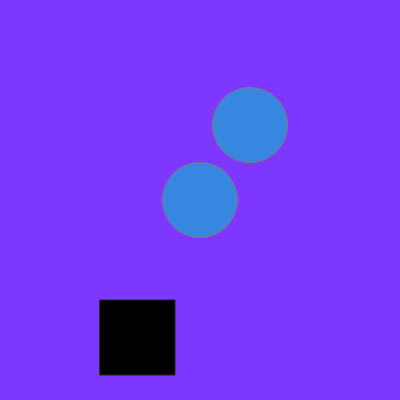
Frame 1 (no input)
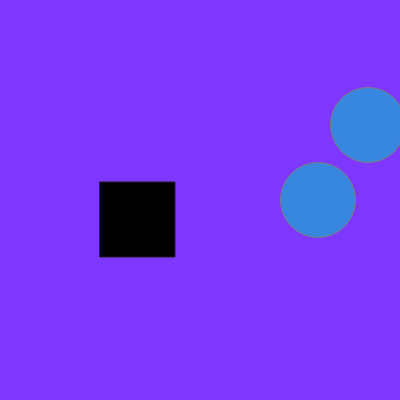
Frame 60 (no input)
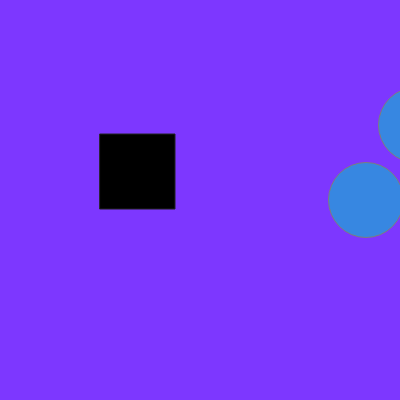
Frame 120 (the mouse pressed at the canvas centre since frame 60)

The p5.js sketch that drew these frames (run headless with seeded random() and noise() and a simulated clock; from frame 60 on, the mouse is pressed at the canvas centre):

// p5.js sketch
// ── sketch.js
/* 
Example that reverses drawn shapes across the canvas/window using variables, incrementors and conditional logic (if statement) in the draw() loop.
by Daniel Wen
may 12 2017
*/

var circX = 200; //circle x position
var circY = 200; //circle y position
var circStroke = 125; //circle stroke color
var circR = 55; //value of red
var circG = 135; //value of green
var circB = 225; //value of blue
var circSize = 75;//size of circle
var recX = 100; //rect x position
var recY = 300;//rect y position
var recStroke = 35;//rect stroke color
var recCol = 0;//fill of rect
var recSize = 75;//size of rect
var canvBGR = 125;//color of bg red
var canvBGG = 55;//color of bg green
var canvBGB = 255; //color of bg blue
var speed = 2;//directional changer



function setup() {  
	createCanvas(400, 400); //400x400 canvas
}


function draw() {
	background(canvBGR, canvBGG, canvBGB); //color of background is value of canvBG R G and B
	stroke(circStroke); //color of stroke is value of circStroke
	fill(circR, circG, circB);  //fill of circle is a random color
	stroke(circStroke);  //extra code that doesnt change anything
	ellipse(circX, circY, circSize, circSize); //draw a circle 
	ellipse(circX + 50, circY - 75, circSize, circSize); //draw a circle that is above and to the right of the first circle
	fill(circR, circG, circB, 135); //fill of rect is now less transparent
	
	circX = circX + speed; // makes the circle move
					    
    stroke(recStroke); //stroke of rect is value of recStroke
    fill(recCol);//fill of rect is now black
    rect(recX, recY, recSize, recSize);//draw a rect
    
    recY = recY - speed; // moves the rect up
    
    if(circX > width || circX < 0) { //if x value of circle reaches edge of canvas 
    								 
    	speed = speed *-1;		//reverse direction
    							
    } 					
}
